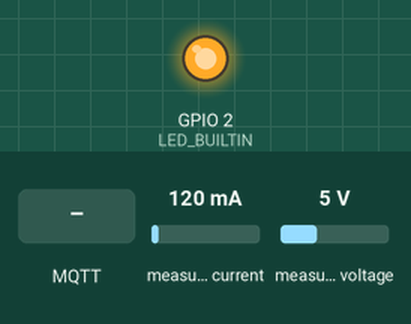
Simulated run of this sketch. Board: ESP8266 (NodeMCU). On the bench: output pins drawn as LEDs (lit = HIGH, except the on-board LED, lit = LOW). The test bench sets the inputs (shaded band); at power-on: measured current 120 mA, measured voltage 5 V. WiFi joins after 1.5 s; servers stay silent unless stated; the local clock reads 2024-03-15 10:24:30 at power-on unless the sketch sets it; storage starts empty; no MQTT or app messages arrive unless stated; what the sketch prints to the serial monitor is not drawn.

Above: at 2.8 s.
2.9 s: MQTT message "1" arrives on the first subscribed topic
At 3.9 s:
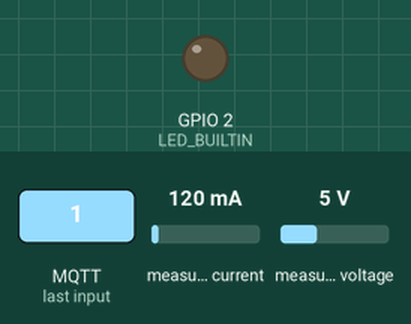
4.9 s: MQTT message "on" arrives on the first subscribed topic
At 5.3 s:
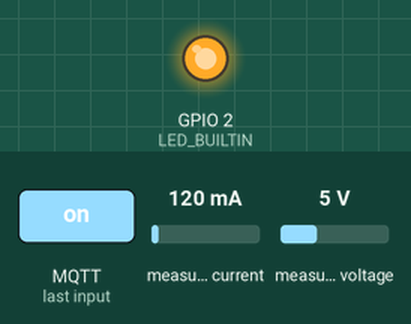
6.4 s: MQTT message "off" arrives on the first subscribed topic
At 7.9 s:
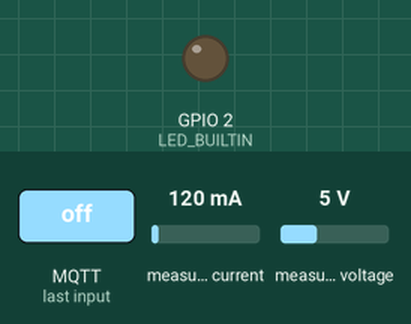
Timing chart, 0 to 9.4 s (numbered marks = the images above; inputs shaded):
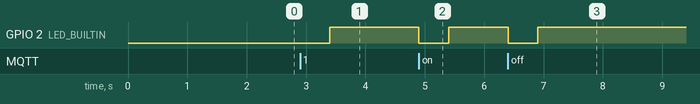

The sketch:

hivemq_publisher.ino
```cpp
#include <ESP8266WiFi.h>
#include <PubSubClient.h>
#include <time.h>
#include <TZ.h>
#include <FS.h>
#include <LittleFS.h>
#include <CertStoreBearSSL.h>
#include <NTPClient.h>
#include <WiFiUdp.h>
#include <Wire.h>
#include <Adafruit_INA219.h>

Adafruit_INA219 ina219;

// Update with WiFi network, password, amd Hivemq server
const char* ssid = "...";
const char* password = "...";
const char* mqtt_server = "...";

// Global CertStore which can be used by all connections
BearSSL::CertStore certStore;

WiFiClientSecure espClient;
PubSubClient * client;
unsigned long lastMsg = 0;
#define MSG_BUFFER_SIZE (800)
char msg[MSG_BUFFER_SIZE];

// Define NTP Client
WiFiUDP ntpUDP;
NTPClient timeClient(ntpUDP, "pool.ntp.org");

// Connect to WiFi network
void setup_wifi() {
  delay(10);
  Serial.println();
  Serial.print("Connecting to ");
  Serial.println(ssid);

  WiFi.mode(WIFI_STA);
  WiFi.begin(ssid, password);

  while (WiFi.status() != WL_CONNECTED) {
    delay(500);
    Serial.print(".");
  }

  randomSeed(micros());

  Serial.println("");
  Serial.println("WiFi connected");
  Serial.println("IP address: ");
  Serial.println(WiFi.localIP());
}

void setDateTime() {
  configTime(TZ_Europe_Berlin, "pool.ntp.org", "time.nist.gov");

  Serial.print("Waiting for NTP time sync: ");
  time_t now = time(nullptr);
  while (now < 8 * 3600 * 2) {
    delay(100);
    Serial.print(".");
    now = time(nullptr);
  }
  Serial.println();

  struct tm timeinfo;
  gmtime_r(&now, &timeinfo);
  Serial.printf("%s %s", tzname[0], asctime(&timeinfo));
}

void callback(char* topic, byte* payload, unsigned int length) {
  Serial.print("Message arrived [");
  Serial.print(topic);
  Serial.print("] ");
  for (int i = 0; i < length; i++) {
    Serial.print((char)payload[i]);
  }
  Serial.println();

  // Switch on the LED if the first character is present
  if ((char)payload[0] != NULL) {
    digitalWrite(LED_BUILTIN, LOW);
    delay(500);
    digitalWrite(LED_BUILTIN, HIGH);
  } else {
    digitalWrite(LED_BUILTIN, HIGH);
  }
}

void reconnect() {
  while (!client->connected()) {
    Serial.print("Attempting MQTT connection…");
    String clientId = "ESP8266Client - MyClient";
    if (client->connect(clientId.c_str(), "Influxdb_hivemq", "Ritte!5502")) {
      Serial.println("connected");
      client->publish("testTopic", "hello world");
      client->subscribe("testTopic");
    } else {
      Serial.print("failed, rc = ");
      Serial.print(client->state());
      Serial.println(" try again in 5 seconds");
      delay(5000);
    }
  }
}

void setup() {
  Serial.begin(9600);
    while (!Serial) {
      delay(1);
  }

  uint32_t currentFrequency;

  if (! ina219.begin()) {
    Serial.println("Failed to find INA219 chip");
    while (1) { delay(10); }
  }

  ina219.setCalibration_16V_400mA();
  Serial.println("Measuring voltage and current with INA219");

  LittleFS.begin();
  setup_wifi();
  setDateTime();

  pinMode(LED_BUILTIN, OUTPUT);

  int numCerts = certStore.initCertStore(LittleFS, PSTR("/certs.idx"), PSTR("/certs.ar"));
  Serial.printf("Number of CA certs read: %d\n", numCerts);
  if (numCerts == 0) {
    Serial.printf("No certs found. Did you run certs-from-mozilla.py and upload the LittleFS directory before running?\n");
    return;
  }

  BearSSL::WiFiClientSecure *bear = new BearSSL::WiFiClientSecure();
  // Integrate the cert store with this connection
  bear->setCertStore(&certStore);

  client = new PubSubClient(*bear);

  client->setServer(mqtt_server, 8883);
  client->setCallback(callback);
}

void loop() {
  if (!client->connected()) {
    reconnect();
  }
  client->loop();

  float shuntvoltage = 0;
  float busvoltage = 0;
  float current_mA = 0;
  float loadvoltage = 0;
  float power_mW = 0;

  shuntvoltage = ina219.getShuntVoltage_mV();
  busvoltage = ina219.getBusVoltage_V();
  current_mA = ina219.getCurrent_mA();
  power_mW = ina219.getPower_mW();
  loadvoltage = busvoltage + (shuntvoltage / 1000);

  unsigned long now = millis();
  if (now - lastMsg > 2000) {
    lastMsg = now;
    //snprintf (msg, MSG_BUFFER_SIZE, "power_metrics adc_value=%ld %d", adcValue, Epoch_Time);
    //snprintf (msg, MSG_BUFFER_SIZE, "power_metrics adc_value=%ld", loadvoltage);
    snprintf (msg, MSG_BUFFER_SIZE, "power_metrics shunt_voltage(mV)=%.3f,bus_voltage(V)=%.3f,current(mA)=%.3f,power(mW)=%.3f,loadvoltage=%.3f", shuntvoltage, busvoltage, current_mA, power_mW, loadvoltage);
    Serial.print("Publish message: ");
    Serial.println(msg);
    client->publish("esp8266", msg);
  }
}
```

Measured:
- after the input at 2.9 s, GPIO 2 (LED_BUILTIN): LOW → HIGH after 0.50 s
- after the input at 4.9 s, GPIO 2 (LED_BUILTIN): HIGH → LOW at once, → HIGH 0.50 s later
- after the input at 6.4 s, GPIO 2 (LED_BUILTIN): HIGH → LOW at once, → HIGH 0.50 s later
